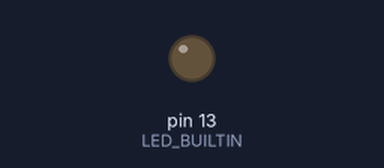
Recording of a sketch running on a simulated Arduino Uno, built with avr-gcc and run on an emulated ATmega328P. On the bench: output pins drawn as LEDs (lit = HIGH). Dashed ring = blinking.

Above: at 0.5 s.
At 2.2 s:
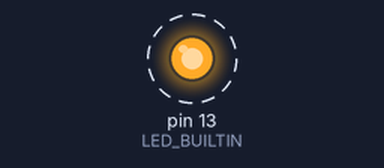
Timing chart, 0 to 3.0 s (numbered marks = the images above):
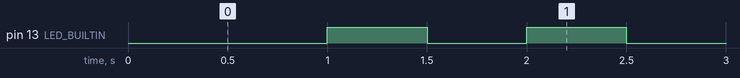

Measured:
- by itself, pin 13 (LED_BUILTIN): alternates HIGH for 0.50 s and LOW for 0.50 s

The sketch:

millis_basic_blink.ino
```cpp
unsigned long comienzo = 0;
unsigned long tiempoTotal = 0;
unsigned long tiempoLed = 500; //LED blinker time
boolean estado=true;


void setup() {
  Serial.begin(9600);
  pinMode(LED_BUILTIN, OUTPUT);
  comienzo = millis();
}

void loop() {

  tiempoTotal = millis();

  if(tiempoTotal - comienzo >= tiempoLed){
    estado = !estado;
    digitalWrite(LED_BUILTIN,estado);
    comienzo = tiempoTotal;
  }


}
```
